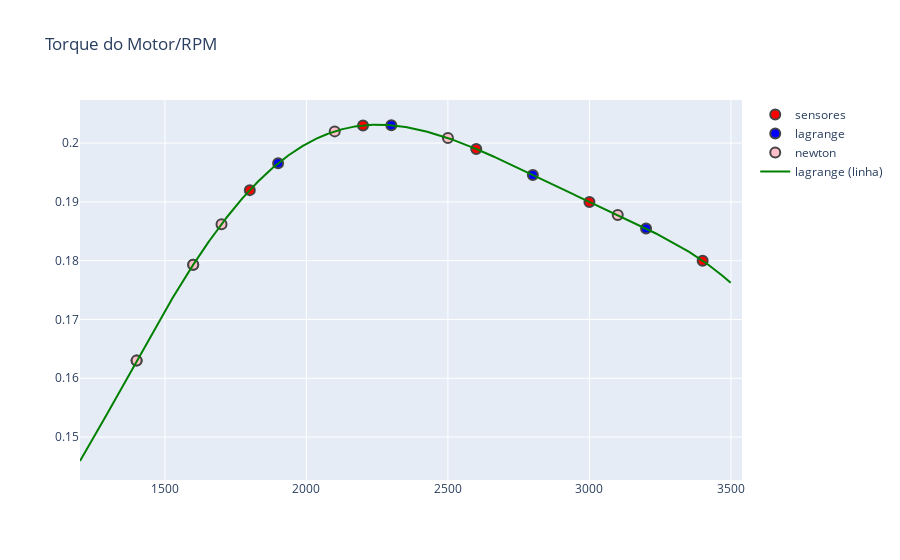

The notebook cell saved with this chart:
### Code cell
# novos valores intermediaros

rpm_torque = (1400,0.163),(1800,0.192),(2200,0.203),(2600,0.199),(3000,0.190),(3400,0.180)
new_torque = (1400,1600, 1700, 2100, 2500,3100)
lag_torque = (1600, 1900, 2300, 2800, 3200)
lagrange_torque = [(x, res_lagrange(x)) for x in lag_torque]
newton_torque = [(x, res_newton(x)) for x in new_torque]
all_torque = [(x,res_lagrange(x)) for x in range(1200, 3500)]

_x1, _y1 = zip(*rpm_torque)
_x2, _y2 = zip(*lagrange_torque)
_x3, _y3 = zip(*newton_torque)
_x4, _y4 = zip(*all_torque)

fig = go.Figure(data=go.Scatter(x=_x1, y=_y1, mode='markers',marker_color='red', name='sensores'))
fig.add_trace(go.Scatter(x=_x2, y=_y2, mode='markers',marker_color='blue',name='lagrange'))
fig.add_trace(go.Scatter(x=_x3, y=_y3, mode='markers',marker_color='pink',name='newton'))
fig.add_trace(go.Scatter(x=_x4, y=_y4, mode='lines',marker_color='green', name='lagrange (linha)'))

fig.update_traces(marker_line_width=2, marker_size=10)
fig.update_layout(title='Torque do Motor/RPM',yaxis_zeroline=False);fig.show()

### Figure 1 — Plotly figure (JSON) as saved in the notebook; plotly's stock layout.template omitted (floating-point values rounded to 4 significant figures; data arrays with more than 128 entries replaced by an {"elided": "..."} marker saying what was removed)
{"data": [{"marker": {"color": "red", "line": {"width": 2}, "size": 10}, "mode": "markers", "name": "sensores", "type": "scatter", "x": [1400, 1800, 2200, 2600, 3000, 3400], "y": [0.163, 0.192, 0.203, 0.199, 0.19, 0.18]}, {"marker": {"color": "blue", "line": {"width": 2}, "size": 10}, "mode": "markers", "name": "lagrange", "type": "scatter", "x": [1600, 1900, 2300, 2800, 3200], "y": [0.1793, 0.1966, 0.203, 0.1946, 0.1855]}, {"marker": {"color": "pink", "line": {"width": 2}, "size": 10}, "mode": "markers", "name": "newton", "type": "scatter", "x": [1400, 1600, 1700, 2100, 2500, 3100], "y": [0.163, 0.1793, 0.1862, 0.202, 0.2009, 0.1878]}, {"marker": {"color": "green", "line": {"width": 2}, "size": 10}, "mode": "lines", "name": "lagrange (linha)", "type": "scatter", "x": {"elided": "2300 int values"}, "y": {"elided": "2300 float values"}}], "layout": {"title": {"text": "Torque do Motor/RPM"}, "yaxis": {"zeroline": false}}}
